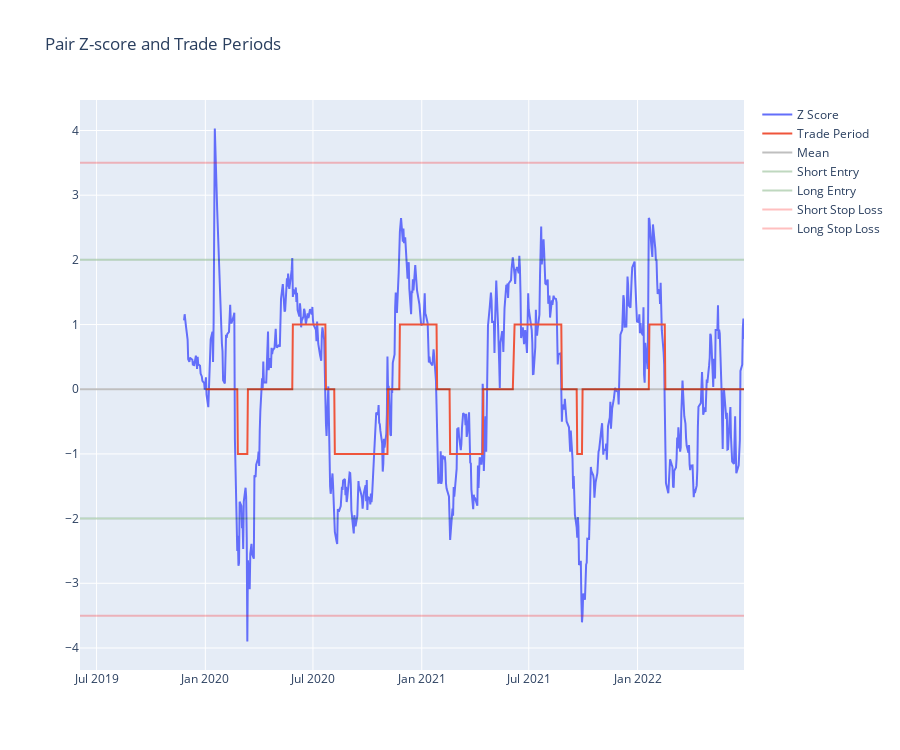

This figure's notebook cell:
### Markdown cell above
!['Time Series'](../data/images/jpm_ms_timeseries.png)

### Code cell
# create log returns
X1, X2 = np.log(data['s1']), np.log(data['s2'])

# create hedge ratio using rolling regression with 63 day window
data['Hedge Ratio'] = RollingOLS(X2, X1, window=ma).fit().params
data['Spread_1'] = X2 - X1*data['Hedge Ratio']

# calculate z score
data['Z_Score'] = (data['Spread_1']-data['Spread_1'].rolling(window=ma).mean())/data['Spread_1'].rolling(window=ma).std()

# given prices are daily close, we shift these periods by 1 day
# define regular trade boundaries
data['Trade periods short'] = data['Z_Score'].where((data['Z_Score'] >= 2)|(data['Z_Score'] <= 0)).ffill().shift(1)
data['Trade periods long'] = data['Z_Score'].where((data['Z_Score'] <= -2)|(data['Z_Score'] >= 0)).ffill().shift(1)

# define stopped trade boundaries
data['Trade periods stopped short'] = data['Z_Score'].where((data['Z_Score'] >= 3.5)|(data['Z_Score'] <= 0)).ffill().shift(1)
data['Trade periods stopped long'] = data['Z_Score'].where((data['Z_Score'] <= -3.5)|(data['Z_Score'] >= 0)).ffill().shift(1)

# create binary thresholds for short trades
data['Trades short'] = (np.sign(data['Trade periods short'])+1)/2
data['Trades stopped short'] = (np.sign(data['Trade periods stopped short'])+1)/2
# create binary thresholds for long trades
data['Trades long'] = -(1-(np.sign(data['Trade periods long'])))/2
data['Trades stopped long'] = -(1-(np.sign(data['Trade periods stopped long'])))/2
# sum trade thresholds 
data['all trades'] = data['Trades short'] + data['Trades long'] - data['Trades stopped short'] - data['Trades stopped long']

fig = make_subplots(rows=1, cols=1)
fig.add_trace(go.Scatter(x=data.index, y=data['Z_Score'], name='Z Score'), row=1,col=1)
fig.add_trace(go.Scatter(x=data.index, y=data["all trades"], name='Trade Period'), row=1,col=1)

# trade threshholds 
fig.add_trace(go.Scatter(x=data.index, y=[0]*len(data), line_color="#000000", opacity=0.25, name='Mean'), row=1,col=1)
fig.add_trace(go.Scatter(x=data.index, y=[2]*len(data), line_color="#006400", opacity=0.25, name='Short Entry'), row=1,col=1)
fig.add_trace(go.Scatter(x=data.index, y=[-2]*len(data), line_color="#006400", opacity=0.25, name='Long Entry'), row=1,col=1)
fig.add_trace(go.Scatter(x=data.index, y=[3.5]*len(data), line_color="#ff0000", opacity=0.25, name='Short Stop Loss'), row=1,col=1)
fig.add_trace(go.Scatter(x=data.index, y=[-3.5]*len(data), line_color="#ff0000", opacity=0.25, name='Long Stop Loss'), row=1,col=1)

fig.update_layout(title='Pair Z-score and Trade Periods', height=750)

fig.update_layout(hovermode='x')
fig.show()

### Figure 1 — Plotly figure (JSON) as saved in the notebook; plotly's stock layout.template omitted (floating-point values rounded to 4 significant figures; data arrays with more than 128 entries replaced by an {"elided": "..."} marker saying what was removed)
{"data": [{"name": "Z Score", "type": "scatter", "x": {"elided": "777 str values"}, "xaxis": "x", "y": {"elided": "777 float values"}, "yaxis": "y"}, {"name": "Trade Period", "type": "scatter", "x": {"elided": "777 str values"}, "xaxis": "x", "y": {"elided": "777 int values"}, "yaxis": "y"}, {"line": {"color": "#000000"}, "name": "Mean", "opacity": 0.25, "type": "scatter", "x": {"elided": "777 str values"}, "xaxis": "x", "y": {"elided": "777 int values"}, "yaxis": "y"}, {"line": {"color": "#006400"}, "name": "Short Entry", "opacity": 0.25, "type": "scatter", "x": {"elided": "777 str values"}, "xaxis": "x", "y": {"elided": "777 int values"}, "yaxis": "y"}, {"line": {"color": "#006400"}, "name": "Long Entry", "opacity": 0.25, "type": "scatter", "x": {"elided": "777 str values"}, "xaxis": "x", "y": {"elided": "777 int values"}, "yaxis": "y"}, {"line": {"color": "#ff0000"}, "name": "Short Stop Loss", "opacity": 0.25, "type": "scatter", "x": {"elided": "777 str values"}, "xaxis": "x", "y": {"elided": "777 float values"}, "yaxis": "y"}, {"line": {"color": "#ff0000"}, "name": "Long Stop Loss", "opacity": 0.25, "type": "scatter", "x": {"elided": "777 str values"}, "xaxis": "x", "y": {"elided": "777 float values"}, "yaxis": "y"}], "layout": {"height": 750, "hovermode": "x", "title": {"text": "Pair Z-score and Trade Periods"}, "xaxis": {"anchor": "y", "domain": [0, 1]}, "yaxis": {"anchor": "x", "domain": [0, 1]}}}
